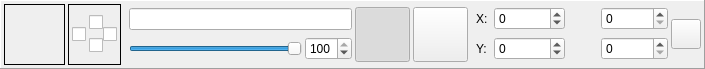
<?xml version="1.0" encoding="UTF-8"?>
<ui version="4.0">
 <class>LayerFrame</class>
 <widget class="QFrame" name="LayerFrame">
  <property name="geometry">
   <rect>
    <x>0</x>
    <y>0</y>
    <width>705</width>
    <height>69</height>
   </rect>
  </property>
  <property name="sizePolicy">
   <sizepolicy hsizetype="Preferred" vsizetype="Preferred">
    <horstretch>0</horstretch>
    <verstretch>0</verstretch>
   </sizepolicy>
  </property>
  <property name="styleSheet">
   <string notr="true">background-image: url(:/img/data/parchment.jpg);</string>
  </property>
  <property name="frameShape">
   <enum>QFrame::Panel</enum>
  </property>
  <property name="frameShadow">
   <enum>QFrame::Raised</enum>
  </property>
  <layout class="QHBoxLayout" name="horizontalLayout_2">
   <property name="spacing">
    <number>3</number>
   </property>
   <property name="leftMargin">
    <number>3</number>
   </property>
   <property name="topMargin">
    <number>3</number>
   </property>
   <property name="rightMargin">
    <number>3</number>
   </property>
   <property name="bottomMargin">
    <number>3</number>
   </property>
   <item>
    <widget class="QLabel" name="lblIcon">
     <property name="sizePolicy">
      <sizepolicy hsizetype="Fixed" vsizetype="Fixed">
       <horstretch>0</horstretch>
       <verstretch>0</verstretch>
      </sizepolicy>
     </property>
     <property name="minimumSize">
      <size>
       <width>61</width>
       <height>61</height>
      </size>
     </property>
     <property name="maximumSize">
      <size>
       <width>61</width>
       <height>61</height>
      </size>
     </property>
     <property name="frameShape">
      <enum>QFrame::Box</enum>
     </property>
     <property name="text">
      <string/>
     </property>
     <property name="scaledContents">
      <bool>true</bool>
     </property>
    </widget>
   </item>
   <item>
    <widget class="QFrame" name="frame">
     <property name="frameShape">
      <enum>QFrame::Box</enum>
     </property>
     <property name="frameShadow">
      <enum>QFrame::Plain</enum>
     </property>
     <layout class="QHBoxLayout" name="horizontalLayout_3">
      <property name="spacing">
       <number>0</number>
      </property>
      <property name="leftMargin">
       <number>3</number>
      </property>
      <property name="topMargin">
       <number>3</number>
      </property>
      <property name="rightMargin">
       <number>3</number>
      </property>
      <property name="bottomMargin">
       <number>3</number>
      </property>
      <item>
       <widget class="QCheckBox" name="chkVisible">
        <property name="sizePolicy">
         <sizepolicy hsizetype="Minimum" vsizetype="Fixed">
          <horstretch>0</horstretch>
          <verstretch>0</verstretch>
         </sizepolicy>
        </property>
        <property name="toolTip">
         <string>Combined DM/Player Visibility</string>
        </property>
        <property name="text">
         <string/>
        </property>
        <property name="icon">
         <iconset resource="resources.qrc">
          <normaloff>:/img/data/small_icon_eye.png</normaloff>:/img/data/small_icon_eye.png</iconset>
        </property>
        <property name="iconSize">
         <size>
          <width>20</width>
          <height>20</height>
         </size>
        </property>
       </widget>
      </item>
      <item>
       <layout class="QVBoxLayout" name="verticalLayout_2">
        <property name="spacing">
         <number>1</number>
        </property>
        <property name="leftMargin">
         <number>3</number>
        </property>
        <item>
         <widget class="QCheckBox" name="chkVisibleDM">
          <property name="toolTip">
           <string>DM Visibility</string>
          </property>
          <property name="text">
           <string/>
          </property>
          <property name="icon">
           <iconset resource="resources.qrc">
            <normaloff>:/img/data/icon_dmscreen.png</normaloff>:/img/data/icon_dmscreen.png</iconset>
          </property>
          <property name="iconSize">
           <size>
            <width>20</width>
            <height>20</height>
           </size>
          </property>
         </widget>
        </item>
        <item>
         <widget class="QCheckBox" name="chkVisiblePlayer">
          <property name="toolTip">
           <string>Player Visibility</string>
          </property>
          <property name="text">
           <string/>
          </property>
          <property name="icon">
           <iconset resource="resources.qrc">
            <normaloff>:/img/data/icon_playerswindow.png</normaloff>:/img/data/icon_playerswindow.png</iconset>
          </property>
          <property name="iconSize">
           <size>
            <width>20</width>
            <height>20</height>
           </size>
          </property>
         </widget>
        </item>
       </layout>
      </item>
      <item>
       <widget class="QCheckBox" name="chkLinkUp">
        <property name="toolTip">
         <string>Link Visibilty to previous layer</string>
        </property>
        <property name="text">
         <string/>
        </property>
        <property name="icon">
         <iconset resource="resources.qrc">
          <normaloff>:/img/data/icon_linkup.png</normaloff>:/img/data/icon_linkup.png</iconset>
        </property>
        <property name="iconSize">
         <size>
          <width>30</width>
          <height>30</height>
         </size>
        </property>
       </widget>
      </item>
     </layout>
    </widget>
   </item>
   <item>
    <spacer name="horizontalSpacer">
     <property name="orientation">
      <enum>Qt::Horizontal</enum>
     </property>
     <property name="sizeType">
      <enum>QSizePolicy::Preferred</enum>
     </property>
     <property name="sizeHint" stdset="0">
      <size>
       <width>5</width>
       <height>20</height>
      </size>
     </property>
    </spacer>
   </item>
   <item>
    <layout class="QVBoxLayout" name="verticalLayout">
     <property name="spacing">
      <number>3</number>
     </property>
     <item>
      <widget class="QLineEdit" name="edtName">
       <property name="readOnly">
        <bool>true</bool>
       </property>
      </widget>
     </item>
     <item>
      <layout class="QHBoxLayout" name="horizontalLayout" stretch="4,1">
       <property name="spacing">
        <number>3</number>
       </property>
       <item>
        <widget class="QSlider" name="sliderOpacity">
         <property name="sizePolicy">
          <sizepolicy hsizetype="Preferred" vsizetype="Fixed">
           <horstretch>0</horstretch>
           <verstretch>0</verstretch>
          </sizepolicy>
         </property>
         <property name="toolTip">
          <string>Set the opacity of the layer</string>
         </property>
         <property name="maximum">
          <number>100</number>
         </property>
         <property name="value">
          <number>100</number>
         </property>
         <property name="orientation">
          <enum>Qt::Horizontal</enum>
         </property>
        </widget>
       </item>
       <item>
        <widget class="QSpinBox" name="spinOpacity">
         <property name="toolTip">
          <string>Set the opacity of the layer</string>
         </property>
         <property name="maximum">
          <number>100</number>
         </property>
         <property name="value">
          <number>100</number>
         </property>
        </widget>
       </item>
      </layout>
     </item>
    </layout>
   </item>
   <item>
    <layout class="QVBoxLayout" name="verticalLayout_7">
     <property name="spacing">
      <number>0</number>
     </property>
     <item>
      <spacer name="verticalSpacer_6">
       <property name="orientation">
        <enum>Qt::Vertical</enum>
       </property>
       <property name="sizeType">
        <enum>QSizePolicy::Preferred</enum>
       </property>
       <property name="sizeHint" stdset="0">
        <size>
         <width>10</width>
         <height>5</height>
        </size>
       </property>
      </spacer>
     </item>
     <item>
      <widget class="QPushButton" name="btnPlayAudio">
       <property name="minimumSize">
        <size>
         <width>55</width>
         <height>55</height>
        </size>
       </property>
       <property name="maximumSize">
        <size>
         <width>55</width>
         <height>55</height>
        </size>
       </property>
       <property name="toolTip">
        <string>Turn on/off audio for this layer</string>
       </property>
       <property name="text">
        <string/>
       </property>
       <property name="icon">
        <iconset resource="resources.qrc">
         <normaloff>:/img/data/icon_volumeon.png</normaloff>:/img/data/icon_volumeon.png</iconset>
       </property>
       <property name="iconSize">
        <size>
         <width>40</width>
         <height>40</height>
        </size>
       </property>
       <property name="checkable">
        <bool>true</bool>
       </property>
       <property name="checked">
        <bool>true</bool>
       </property>
      </widget>
     </item>
     <item>
      <spacer name="verticalSpacer_7">
       <property name="orientation">
        <enum>Qt::Vertical</enum>
       </property>
       <property name="sizeType">
        <enum>QSizePolicy::Preferred</enum>
       </property>
       <property name="sizeHint" stdset="0">
        <size>
         <width>10</width>
         <height>5</height>
        </size>
       </property>
      </spacer>
     </item>
    </layout>
   </item>
   <item>
    <layout class="QVBoxLayout" name="verticalLayout_6">
     <property name="spacing">
      <number>0</number>
     </property>
     <item>
      <spacer name="verticalSpacer_4">
       <property name="orientation">
        <enum>Qt::Vertical</enum>
       </property>
       <property name="sizeType">
        <enum>QSizePolicy::Preferred</enum>
       </property>
       <property name="sizeHint" stdset="0">
        <size>
         <width>10</width>
         <height>5</height>
        </size>
       </property>
      </spacer>
     </item>
     <item>
      <widget class="QPushButton" name="btnSettings">
       <property name="minimumSize">
        <size>
         <width>55</width>
         <height>55</height>
        </size>
       </property>
       <property name="maximumSize">
        <size>
         <width>55</width>
         <height>55</height>
        </size>
       </property>
       <property name="toolTip">
        <string>Edit detailed layer settings</string>
       </property>
       <property name="text">
        <string/>
       </property>
       <property name="icon">
        <iconset resource="resources.qrc">
         <normaloff>:/img/data/icon_options.png</normaloff>:/img/data/icon_options.png</iconset>
       </property>
       <property name="iconSize">
        <size>
         <width>40</width>
         <height>40</height>
        </size>
       </property>
       <property name="checkable">
        <bool>false</bool>
       </property>
      </widget>
     </item>
     <item>
      <spacer name="verticalSpacer_5">
       <property name="orientation">
        <enum>Qt::Vertical</enum>
       </property>
       <property name="sizeType">
        <enum>QSizePolicy::Preferred</enum>
       </property>
       <property name="sizeHint" stdset="0">
        <size>
         <width>10</width>
         <height>5</height>
        </size>
       </property>
      </spacer>
     </item>
    </layout>
   </item>
   <item>
    <spacer name="horizontalSpacer_2">
     <property name="orientation">
      <enum>Qt::Horizontal</enum>
     </property>
     <property name="sizeType">
      <enum>QSizePolicy::Preferred</enum>
     </property>
     <property name="sizeHint" stdset="0">
      <size>
       <width>5</width>
       <height>20</height>
      </size>
     </property>
    </spacer>
   </item>
   <item>
    <layout class="QHBoxLayout" name="horizontalLayout_6">
     <property name="spacing">
      <number>3</number>
     </property>
     <item>
      <layout class="QVBoxLayout" name="verticalLayout_5">
       <property name="spacing">
        <number>3</number>
       </property>
       <item>
        <layout class="QHBoxLayout" name="layoutMeasurement_3">
         <property name="spacing">
          <number>3</number>
         </property>
         <item>
          <widget class="QLabel" name="lblX">
           <property name="sizePolicy">
            <sizepolicy hsizetype="Fixed" vsizetype="Preferred">
             <horstretch>0</horstretch>
             <verstretch>0</verstretch>
            </sizepolicy>
           </property>
           <property name="minimumSize">
            <size>
             <width>15</width>
             <height>25</height>
            </size>
           </property>
           <property name="maximumSize">
            <size>
             <width>15</width>
             <height>25</height>
            </size>
           </property>
           <property name="toolTip">
            <string>The layer's X position</string>
           </property>
           <property name="text">
            <string>X:</string>
           </property>
           <property name="scaledContents">
            <bool>true</bool>
           </property>
           <property name="alignment">
            <set>Qt::AlignLeading|Qt::AlignLeft|Qt::AlignVCenter</set>
           </property>
          </widget>
         </item>
         <item>
          <widget class="QSpinBox" name="spinX">
           <property name="toolTip">
            <string>The layer's X position</string>
           </property>
           <property name="minimum">
            <number>-99999999</number>
           </property>
           <property name="maximum">
            <number>99999999</number>
           </property>
          </widget>
         </item>
        </layout>
       </item>
       <item>
        <layout class="QHBoxLayout" name="horizontalLayout_7">
         <property name="spacing">
          <number>3</number>
         </property>
         <item>
          <widget class="QLabel" name="lblY">
           <property name="sizePolicy">
            <sizepolicy hsizetype="Fixed" vsizetype="Preferred">
             <horstretch>0</horstretch>
             <verstretch>0</verstretch>
            </sizepolicy>
           </property>
           <property name="minimumSize">
            <size>
             <width>15</width>
             <height>25</height>
            </size>
           </property>
           <property name="maximumSize">
            <size>
             <width>15</width>
             <height>25</height>
            </size>
           </property>
           <property name="toolTip">
            <string>The layer's Y position</string>
           </property>
           <property name="text">
            <string>Y:</string>
           </property>
           <property name="scaledContents">
            <bool>true</bool>
           </property>
           <property name="alignment">
            <set>Qt::AlignLeading|Qt::AlignLeft|Qt::AlignVCenter</set>
           </property>
          </widget>
         </item>
         <item>
          <widget class="QSpinBox" name="spinY">
           <property name="minimum">
            <number>-99999989</number>
           </property>
           <property name="maximum">
            <number>99999999</number>
           </property>
           <property name="value">
            <number>0</number>
           </property>
          </widget>
         </item>
        </layout>
       </item>
      </layout>
     </item>
    </layout>
   </item>
   <item>
    <spacer name="horizontalSpacer_3">
     <property name="orientation">
      <enum>Qt::Horizontal</enum>
     </property>
     <property name="sizeType">
      <enum>QSizePolicy::Preferred</enum>
     </property>
     <property name="sizeHint" stdset="0">
      <size>
       <width>5</width>
       <height>20</height>
      </size>
     </property>
    </spacer>
   </item>
   <item>
    <layout class="QHBoxLayout" name="horizontalLayout_5">
     <property name="spacing">
      <number>3</number>
     </property>
     <item>
      <layout class="QVBoxLayout" name="verticalLayout_4">
       <property name="spacing">
        <number>3</number>
       </property>
       <item>
        <layout class="QHBoxLayout" name="layoutMeasurement_2">
         <property name="spacing">
          <number>3</number>
         </property>
         <item>
          <widget class="QLabel" name="lblWidth">
           <property name="sizePolicy">
            <sizepolicy hsizetype="Fixed" vsizetype="Preferred">
             <horstretch>0</horstretch>
             <verstretch>0</verstretch>
            </sizepolicy>
           </property>
           <property name="minimumSize">
            <size>
             <width>25</width>
             <height>25</height>
            </size>
           </property>
           <property name="maximumSize">
            <size>
             <width>25</width>
             <height>25</height>
            </size>
           </property>
           <property name="toolTip">
            <string>The layer's width</string>
           </property>
           <property name="text">
            <string/>
           </property>
           <property name="pixmap">
            <pixmap resource="resources.qrc">:/img/data/icon_distance.png</pixmap>
           </property>
           <property name="scaledContents">
            <bool>true</bool>
           </property>
           <property name="alignment">
            <set>Qt::AlignLeading|Qt::AlignLeft|Qt::AlignVCenter</set>
           </property>
          </widget>
         </item>
         <item>
          <widget class="QSpinBox" name="spinWidth">
           <property name="toolTip">
            <string>The layer's width</string>
           </property>
           <property name="maximum">
            <number>99999999</number>
           </property>
          </widget>
         </item>
        </layout>
       </item>
       <item>
        <layout class="QHBoxLayout" name="horizontalLayout_4">
         <property name="spacing">
          <number>3</number>
         </property>
         <item>
          <widget class="QLabel" name="lblHeight">
           <property name="sizePolicy">
            <sizepolicy hsizetype="Fixed" vsizetype="Preferred">
             <horstretch>0</horstretch>
             <verstretch>0</verstretch>
            </sizepolicy>
           </property>
           <property name="minimumSize">
            <size>
             <width>25</width>
             <height>25</height>
            </size>
           </property>
           <property name="maximumSize">
            <size>
             <width>25</width>
             <height>25</height>
            </size>
           </property>
           <property name="toolTip">
            <string>The layer's height</string>
           </property>
           <property name="text">
            <string/>
           </property>
           <property name="pixmap">
            <pixmap resource="resources.qrc">:/img/data/icon_height.png</pixmap>
           </property>
           <property name="scaledContents">
            <bool>true</bool>
           </property>
           <property name="alignment">
            <set>Qt::AlignLeading|Qt::AlignLeft|Qt::AlignVCenter</set>
           </property>
          </widget>
         </item>
         <item>
          <widget class="QSpinBox" name="spinHeight">
           <property name="toolTip">
            <string>The layer's height</string>
           </property>
           <property name="maximum">
            <number>99999999</number>
           </property>
          </widget>
         </item>
        </layout>
       </item>
      </layout>
     </item>
     <item>
      <layout class="QVBoxLayout" name="verticalLayout_3">
       <property name="spacing">
        <number>0</number>
       </property>
       <item>
        <spacer name="verticalSpacer_2">
         <property name="orientation">
          <enum>Qt::Vertical</enum>
         </property>
         <property name="sizeType">
          <enum>QSizePolicy::Preferred</enum>
         </property>
         <property name="sizeHint" stdset="0">
          <size>
           <width>10</width>
           <height>5</height>
          </size>
         </property>
        </spacer>
       </item>
       <item>
        <widget class="QPushButton" name="btnLockRatio">
         <property name="minimumSize">
          <size>
           <width>30</width>
           <height>30</height>
          </size>
         </property>
         <property name="maximumSize">
          <size>
           <width>30</width>
           <height>30</height>
          </size>
         </property>
         <property name="toolTip">
          <string>Lock the aspect ratio</string>
         </property>
         <property name="text">
          <string/>
         </property>
         <property name="icon">
          <iconset resource="resources.qrc">
           <normaloff>:/img/data/icon_link.png</normaloff>:/img/data/icon_link.png</iconset>
         </property>
         <property name="iconSize">
          <size>
           <width>20</width>
           <height>20</height>
          </size>
         </property>
         <property name="checkable">
          <bool>true</bool>
         </property>
        </widget>
       </item>
       <item>
        <spacer name="verticalSpacer_3">
         <property name="orientation">
          <enum>Qt::Vertical</enum>
         </property>
         <property name="sizeType">
          <enum>QSizePolicy::Preferred</enum>
         </property>
         <property name="sizeHint" stdset="0">
          <size>
           <width>10</width>
           <height>5</height>
          </size>
         </property>
        </spacer>
       </item>
      </layout>
     </item>
    </layout>
   </item>
  </layout>
 </widget>
 <resources>
  <include location="resources.qrc"/>
 </resources>
 <connections/>
</ui>
